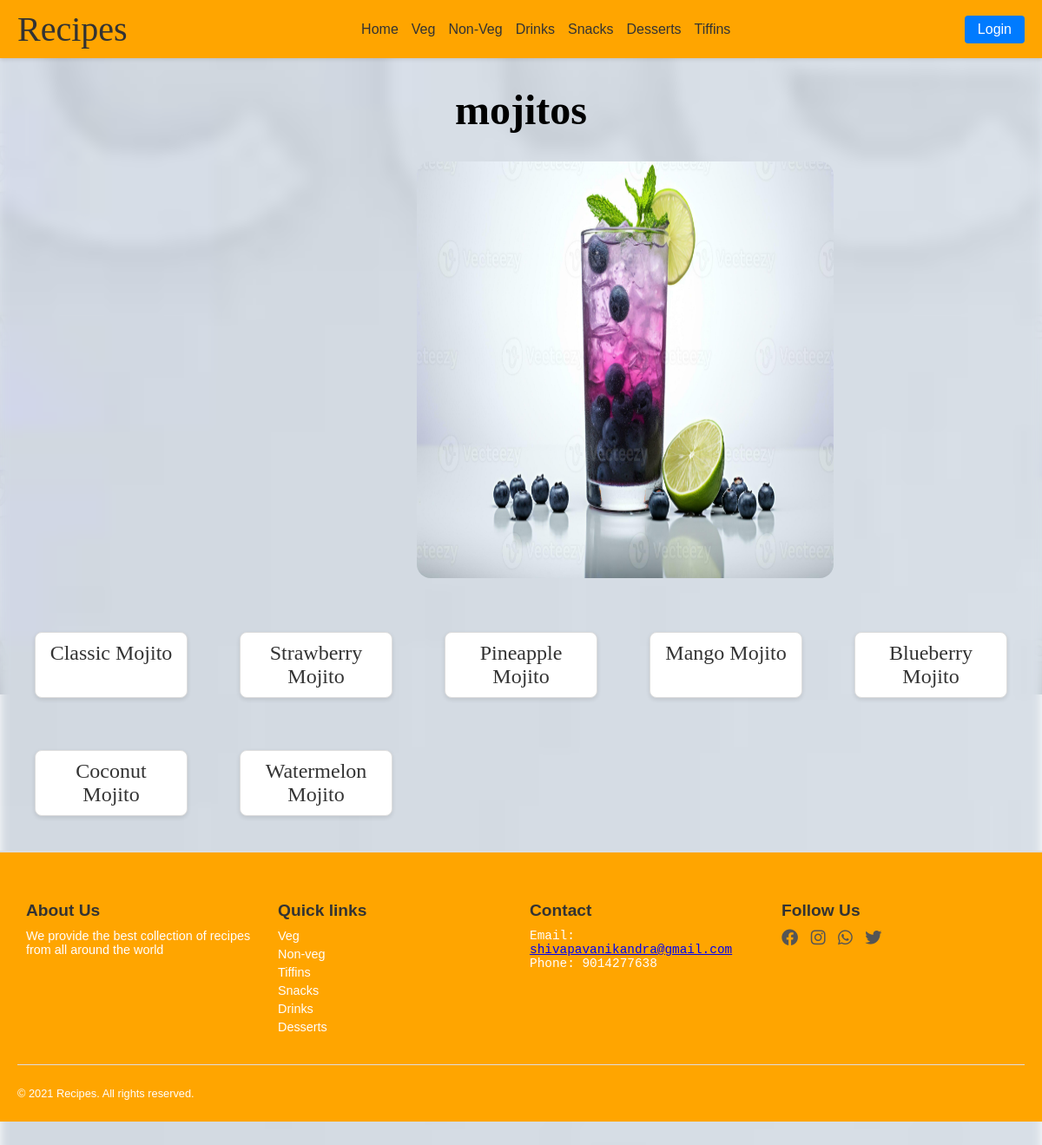
/drinks/Mojitos/, run on the app's committed database.
### drinks/models.py (models this page shows, shortened)
class mojitos(models.Model):
    name=models.CharField(max_length=100)
    image=models.ImageField(upload_to='images/')
    ingredients=models.TextField()
    recipe=models.TextField()
    video=models.URLField(null=True,blank=True)

### drinks/views.py (the view)
# urls.py: path('Mojitos/',views.Mojitos,name='Mojitos'),
def Mojitos(request):
    mojito=mojitos.objects.all()
    return render(request,'drinks/mojitos.html',{'mojito':mojito})

### template/drinks/mojitos.html (shortened to what this page needs)
<!DOCTYPE html>
<html lang="en">
<head>
    <link href="https://cdnjs.cloudflare.com/ajax/libs/font-awesome/6.0.0-beta3/css/all.min.css" rel="stylesheet">
<body>
    <nav>
        <div class="logo">Recipes</div>
        <div class="nav-links">
            <a href="{% url 'ourrecipe1:home' %}">Home</a>
            <div class="has-dropdown">
                <a href="{% url 'ourrecipe1:veg' %}">Veg</a>
            </div>
            <div class="has-dropdown">
                <a href="{% url 'ourrecipe1:nonveg' %}">Non-Veg</a>
            </div>
            <div class="has-dropdown">
                <a href="{% url 'ourrecipe1:drinks' %}">Drinks</a>
            </div>
            <div class="has-dropdown">
                <a href="{% url 'ourrecipe1:snacks' %}">Snacks</a>
            </div>
            <div class="has-dropdown">
                <a href="{% url 'ourrecipe1:dessert' %}">Desserts</a>
            </div>
            <div class="has-dropdown">
                <a href="{% url 'ourrecipe1:tiffins' %}">Tiffins</a>
            </div>
        </div>
        <div class="search-login">
            <button class="login-btn">Login</button>
        </div>
    </nav>
    <h1 id="head">mojitos</h1>
    <div><img src="../../static/images/blue berry mojoito.jpg" alt="" id="img1"></div><br>
    <div class="fastfood-container">{% for i in mojito %}
    <a href="{% url 'drinks:showmojitos' i.id %}" class="fastfood-item">{{i.name}}</a>
    {% endfor %}</div>
    <footer>
        <div class="footer-section">
        <h4>About Us</h4>
        <p>We provide the best collection of recipes from all
            around the world</p>
        </div>
        <div class="footer-section">
        <ul>
            <h4>Quick links</h4>
            <a href="{% url 'ourrecipe1:veg' %}" class="quick"><li>Veg</li></a>
            <a href="{% url 'ourrecipe1:nonveg' %}" class="quick"><li>Non-veg</li></a>
            <a href="{% url 'ourrecipe1:tiffins' %}" class="quick"><li>Tiffins</li></a>
            <a href="{% url 'ourrecipe1:snacks' %}" class="quick"><li>Snacks</li></a>
            <a href="{% url 'ourrecipe1:drinks' %}" class="quick"><li>Drinks</li></a>
            <a href="{% url 'ourrecipe1:dessert' %}" class="quick"><li>Desserts</li></a>
        </ul>
        </div>
        <div class="footer-section">
        <h4>Contact</h4>
        <pre>Email:
<a href="#">shivapavanikandra@gmail.com</a>
Phone: 9014277638
        </pre>
        </div>
        <div class="footer-section">
        <h4>Follow Us</h4>
        <a href="#"><i class="fa-brands fa-facebook"></i></a>
        <a href="#"><i class="fa-brands fa-instagram"></i></a>
        <a href="#"><i class="fa-brands fa-whatsapp"></i></a>
        <a href="#"><i class="fa-brands fa-twitter"></i></a>
        </div>
        <hr>
        <p id="f2">&copy; 2021 Recipes. All rights reserved.</p>
    </footer>
</body>
</html>

### template/drinks/mojitos.html (style rules this page uses)
body { margin: 0; font-family: Arial, sans-serif; background-image: url(../../static/images/blue\ berry\ mojoito.jpg); background-repeat: no-repeat; background-size: cover; background-position: center; }
body::before { content: ""; position: absolute; top: 0vh; left: 0; right: 0; bottom: -80vh; background-image: inherit; background-size: inherit; background-repeat: inherit; filter: blur(6px); z-index: -1; }
#img1 { position: relative; z-index: 1; }
nav { display: flex; justify-content: space-between; align-items: center; background-color: orange; padding: 10px 20px; box-shadow: 0 2px 4px rgba(0, 0, 0, 0.1); }
.logo { font-size: 2.5rem; font-family: cursive; color: #333; }
.nav-links { display: flex; gap: 15px; }
.nav-links a { text-decoration: none; font-size: 1rem; color: #333; transition: color 0.3s; }
.has-dropdown { position: relative; }
.search-login { display: flex; gap: 10px; align-items: center; }
.login-btn { background-color: #007BFF; color: white; border: none; padding: 7px 15px; border-radius: 4px; font-size: 1rem; cursor: pointer; transition: background-color 0.3s; }
footer { display: flex; flex-wrap: wrap; justify-content: space-between; background-color: orange; padding: 20px; border-top: 2px solid #ddd; }
footer h4 { margin-bottom: 10px; font-size: 1.2rem; color: #333; }
footer p, pre { font-size: 0.9rem; color: white; margin: 5px 0; }
ul { list-style-type: none; padding: 0; margin: 0; }
ul a { text-decoration: none; color: white; font-size: 0.9rem; margin: 5px 0; display: block; }
footer a i { font-size: 1.2rem; color: #555; margin-right: 10px; transition: color 0.3s ease; }
footer hr { width: 100%; border: none; border-top: 1px solid #ddd; margin: 20px 0; }
#f2 { text-align: center; font-size: 0.8rem; color: white; }
.footer-section { flex: 1; min-width: 200px; margin: 10px; }
#img1 { width: 40%; height: 60vh; margin-left: 60vh; border-radius: 2vh; }
#head { font-size: 3rem; font-family: cursive; text-align: center; }
.fastfood-container { display: grid; grid-template-columns: repeat(auto-fit, minmax(150px, 1fr)); gap: 60px; padding: 40px; max-width: 1200px; margin: 0 auto; }
.fastfood-item { display: block; text-align: center; text-decoration: none; font-family: cursive; font-size: 1.5em; color: #333; background-color: #fff; padding: 10px 15px; border: 1px solid #ddd; border-radius: 8px; box-shadow: 0 2px 5px rgba(0, 0, 0, 0.1); transition: transform 0.2s, box-shadow 0.2s; }

### data on the page
mojitos: name "Classic Mojito"
mojitos: name "Strawberry Mojito"
mojitos: name "Pineapple Mojito"
mojitos: name "Mango Mojito"
mojitos: name "Blueberry Mojito"
mojitos: name "Coconut Mojito"
mojitos: name "Watermelon Mojito"
